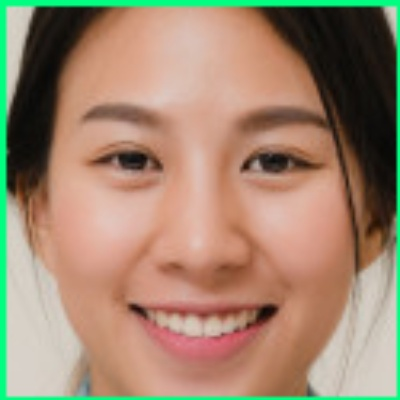
#> input picture EXAMPLE2/media/face.jpg, 400 x 400 px, found by its file name
$ python gray.py
#> lines starting #> are read from the running program, lines starting #| are printed output that depends on the picture; after the words box and inside, x2 and y2 are one past the last pixel; in counts of white or black regions, pixels touching at a corner belong together
import cv2

def show(image): # 顯示 (6,8)-(10,14) 點的儲存內容
    for y in range(8,14):     #總共有 6 列
        for x in range(6,10): #每一列有 4 個像素
            print(image[y,x],end=" ")
        print()
    print()

img = cv2.imread('media\\face.jpg')  #讀取要辨識的圖形
#> img is the input picture: shape (400, 400, 3); mean B, G, R 111.4, 134.8, 159.4

gray = cv2.cvtColor(img, cv2.COLOR_BGR2GRAY)  #灰階
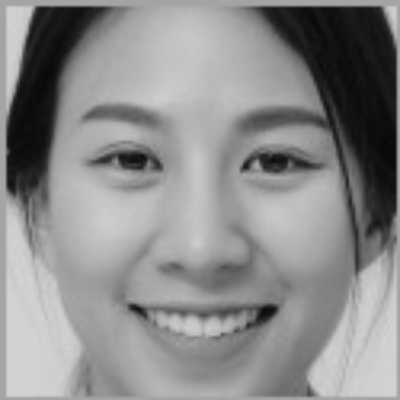
#> gray: shape (400, 400); min 8, max 212, mean 139.5
print("gray.shape=",gray.shape) # (400, 400)
#| gray.shape= (400, 400)
show(gray)
#> the loop in show, `for y in range(8,14):` made 6 passes
#| 187 203 209 209
#| 187 203 209 209
#| 187 203 209 209
#| 187 202 209 209
#| 187 202 208 209
#| 187 202 208 209

_,thresh = cv2.threshold(gray, 127, 255, cv2.THRESH_BINARY_INV)  #轉為黑白
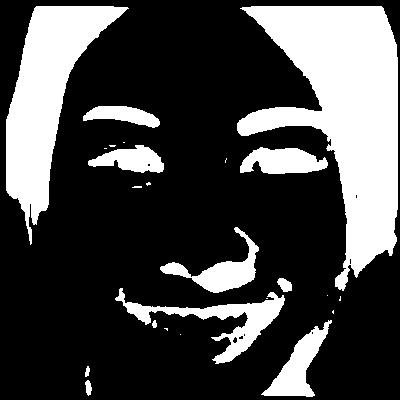
#> thresh: shape (400, 400); 27.9% white; 24 white regions (12 under 20 px), largest, box (x1, y1, x2, y2) and area: (237, 6, 398, 291) 22002, (6, 6, 129, 245) 11299, (115, 288, 285, 364) 3054
print("thresh.shape=",thresh.shape) # (400, 400)
#| thresh.shape= (400, 400)
show(thresh)
#> the loop in show (call 2), `for y in range(8,14):` made 6 passes
#| 0 0 0 0
#| 0 0 0 0
#| 0 0 0 0
#| 0 0 0 0
#| 0 0 0 0
#| 0 0 0 0

gray2 = cv2.imread("media\\face.jpg", 0) #灰階模式
#> gray2: shape (400, 400); min 8, max 212, mean 139.5
show(gray2)

_,thresh2 = cv2.threshold(gray2, 100, 200, cv2.THRESH_BINARY_INV) #轉為黑白
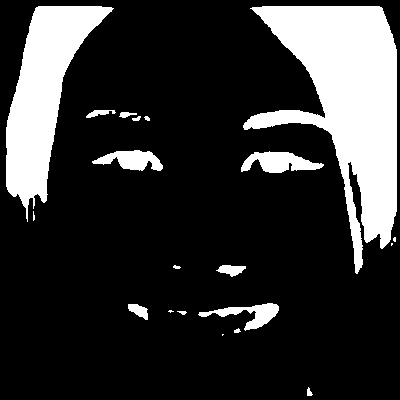
#> thresh2: shape (400, 400); values 0 (black) and 200 (white), 20.1% white; 20 white regions (5 under 20 px), largest, box (x1, y1, x2, y2) and area: (243, 6, 397, 274) 18745, (6, 6, 114, 222) 9751, (241, 151, 324, 173) 1094
show(thresh2)

$ run again, with EXAMPLE2/media/img01.jpg copied over EXAMPLE2/media/face.jpg
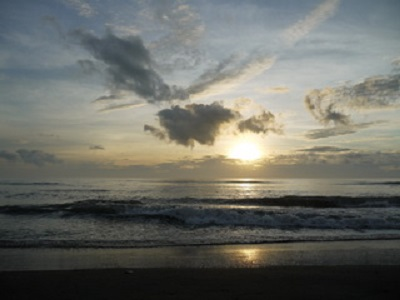
#> input picture EXAMPLE2/media/img01.jpg, 400 x 300 px, found by its file name
#> img is the input picture: shape (300, 400, 3); mean B, G, R 101.5, 107.9, 106.6
#| gray.shape= (300, 400)
#> the loop in show, `for y in range(8,14):` made 6 passes
#| 85 86 87 87
#| 86 87 88 89
#| 87 87 89 89
#| 87 87 89 89
#| 87 88 90 90
#> (further printed lines are left out)
#> `_,thresh = cv2.threshold(gray, 127, 255, cv2.THRESH_BINARY_INV)`:
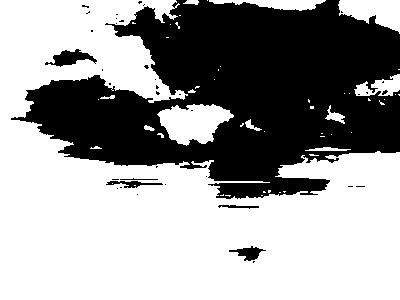
#> thresh: shape (300, 400); 61% white; 38 black regions (32 under 20 px), largest, box (x1, y1, x2, y2) and area: (11, 0, 400, 199) 45651, (45, 49, 97, 67) 437, (229, 246, 266, 261) 253, (106, 181, 163, 188) 183, (218, 205, 259, 209) 89, (120, 178, 158, 180) 39
#| thresh.shape= (300, 400)
#> the loop in show (call 2), `for y in range(8,14):` made 6 passes
#| 255 255 255 255
#| 255 255 255 255
#| 255 255 255 255
#| 255 255 255 255
#| 255 255 255 255
#> (further printed lines are left out)
#> `_,thresh2 = cv2.threshold(gray2, 100, 200, cv2.THRESH_BINARY_INV)`:
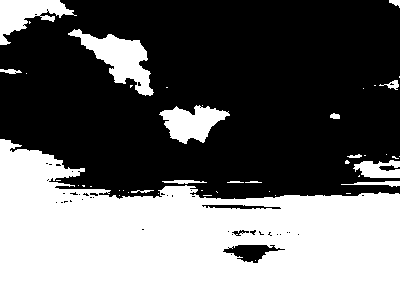
#> thresh2: shape (300, 400); values 0 (black) and 200 (white), 42.6% white; 45 white regions (30 under 20 px), largest, box (x1, y1, x2, y2) and area: (0, 139, 400, 300) 44279, (68, 29, 154, 96) 2263, (0, 0, 77, 45) 1591

$ run again, with EXAMPLE2/media/person1.jpg copied over EXAMPLE2/media/face.jpg
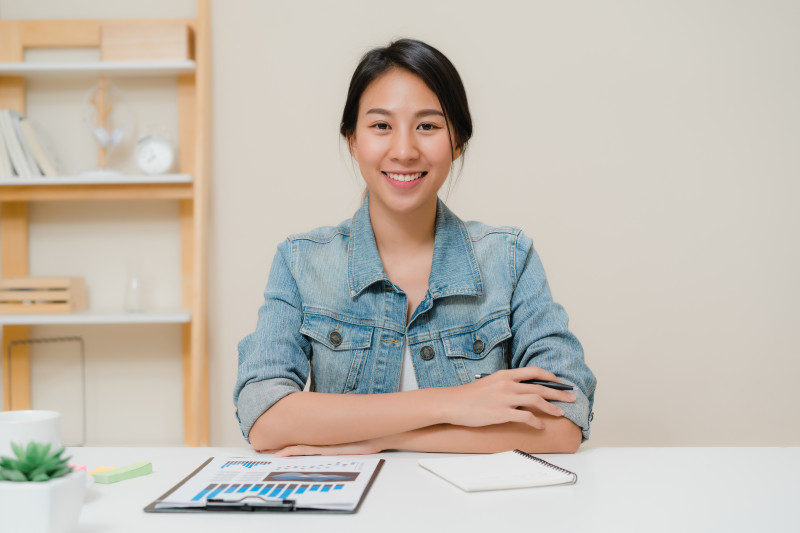
#> input picture EXAMPLE2/media/person1.jpg, 800 x 533 px, found by its file name
#> img is the input picture: shape (533, 800, 3); mean B, G, R 178.9, 189, 196.3
#| gray.shape= (533, 800)
#> the loop in show, `for y in range(8,14):` made 6 passes
#| 198 197 198 198
#| 198 197 198 198
#| 198 197 198 198
#| 197 196 198 198
#| 197 196 197 197
#> (further printed lines are left out)
#> `_,thresh = cv2.threshold(gray, 127, 255, cv2.THRESH_BINARY_INV)`:
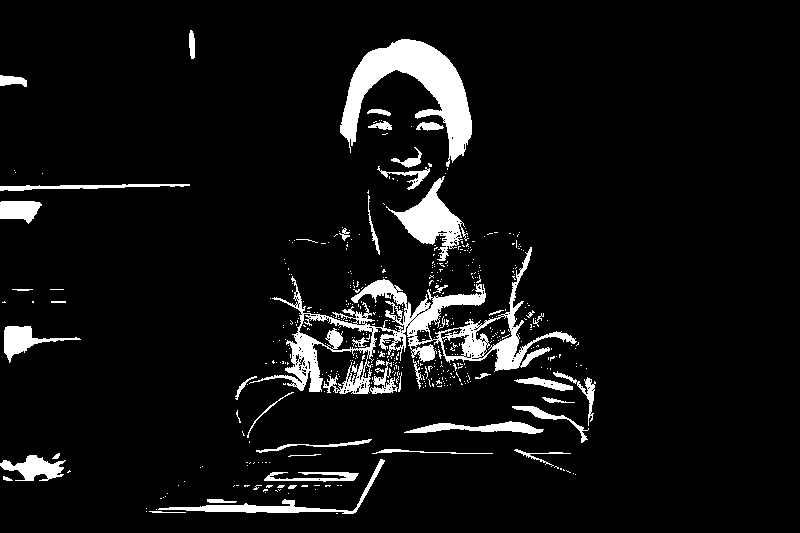
#> thresh: shape (533, 800); 6.9% white; 493 white regions (443 under 20 px), largest, box (x1, y1, x2, y2) and area: (249, 247, 577, 394) 9177, (340, 39, 472, 167) 6304, (386, 176, 469, 261) 2337
#| thresh.shape= (533, 800)
#> the loop in show (call 2), `for y in range(8,14):` made 6 passes
#| 0 0 0 0
#| 0 0 0 0
#| 0 0 0 0
#| 0 0 0 0
#| 0 0 0 0
#> (further printed lines are left out)
#> `_,thresh2 = cv2.threshold(gray2, 100, 200, cv2.THRESH_BINARY_INV)`:
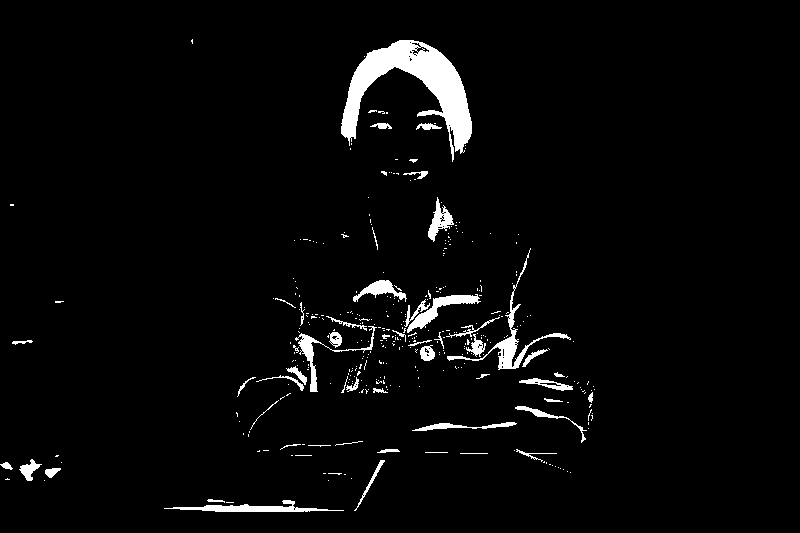
#> thresh2: shape (533, 800); values 0 (black) and 200 (white), 3.4% white; 357 white regions (304 under 20 px), largest, box (x1, y1, x2, y2) and area: (341, 40, 472, 162) 5621, (447, 248, 571, 370) 1108, (164, 500, 344, 512) 822

$ run again, with EXAMPLE2/media/person3.jpg copied over EXAMPLE2/media/face.jpg
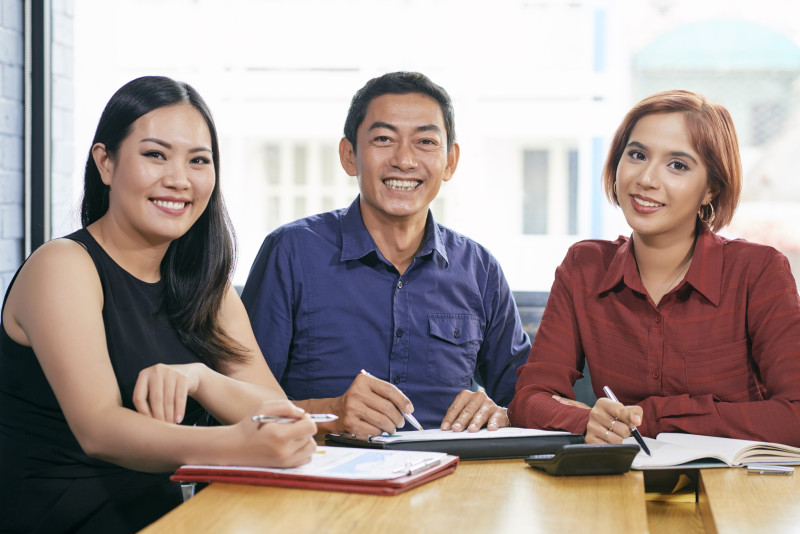
#> input picture EXAMPLE2/media/person3.jpg, 800 x 534 px, found by its file name
#> img is the input picture: shape (534, 800, 3); mean B, G, R 145.1, 148.6, 163
#| gray.shape= (534, 800)
#> the loop in show, `for y in range(8,14):` made 6 passes
#| 211 210 205 204
#| 211 210 206 205
#| 210 209 207 206
#| 210 209 208 207
#| 210 209 208 208
#> (further printed lines are left out)
#> `_,thresh = cv2.threshold(gray, 127, 255, cv2.THRESH_BINARY_INV)`:
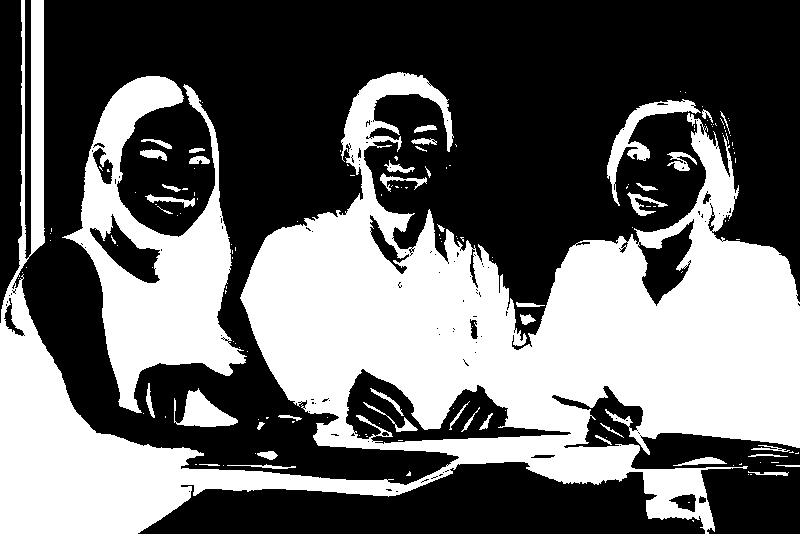
#> thresh: shape (534, 800); 40.9% white; 155 white regions (112 under 20 px), largest, box (x1, y1, x2, y2) and area: (0, 0, 800, 534) 142696, (62, 76, 247, 413) 24420, (607, 99, 701, 206) 1855
#| thresh.shape= (534, 800)
#> the loop in show (call 2), `for y in range(8,14):` made 6 passes
#| 0 0 0 0
#| 0 0 0 0
#| 0 0 0 0
#| 0 0 0 0
#| 0 0 0 0
#> (further printed lines are left out)
#> `_,thresh2 = cv2.threshold(gray2, 100, 200, cv2.THRESH_BINARY_INV)`:
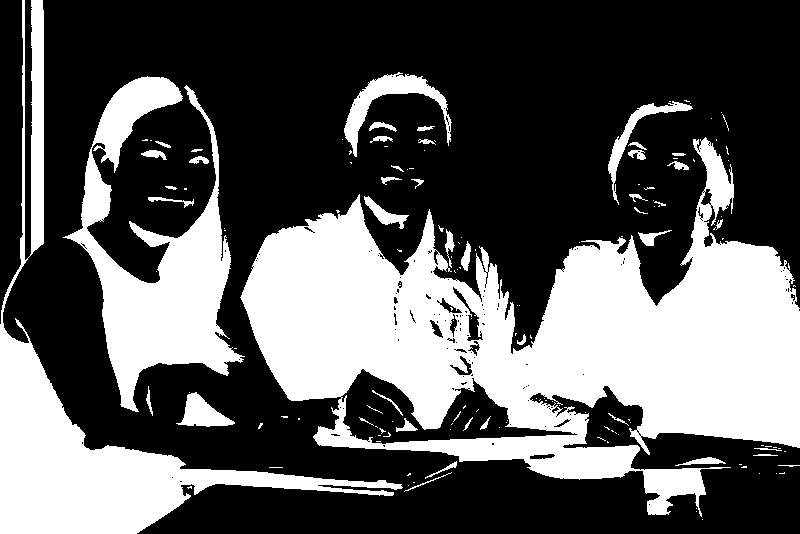
#> thresh2: shape (534, 800); values 0 (black) and 200 (white), 35.8% white; 153 white regions (108 under 20 px), largest, box (x1, y1, x2, y2) and area: (240, 137, 800, 517) 94823, (0, 0, 403, 534) 28178, (63, 76, 245, 412) 21796
